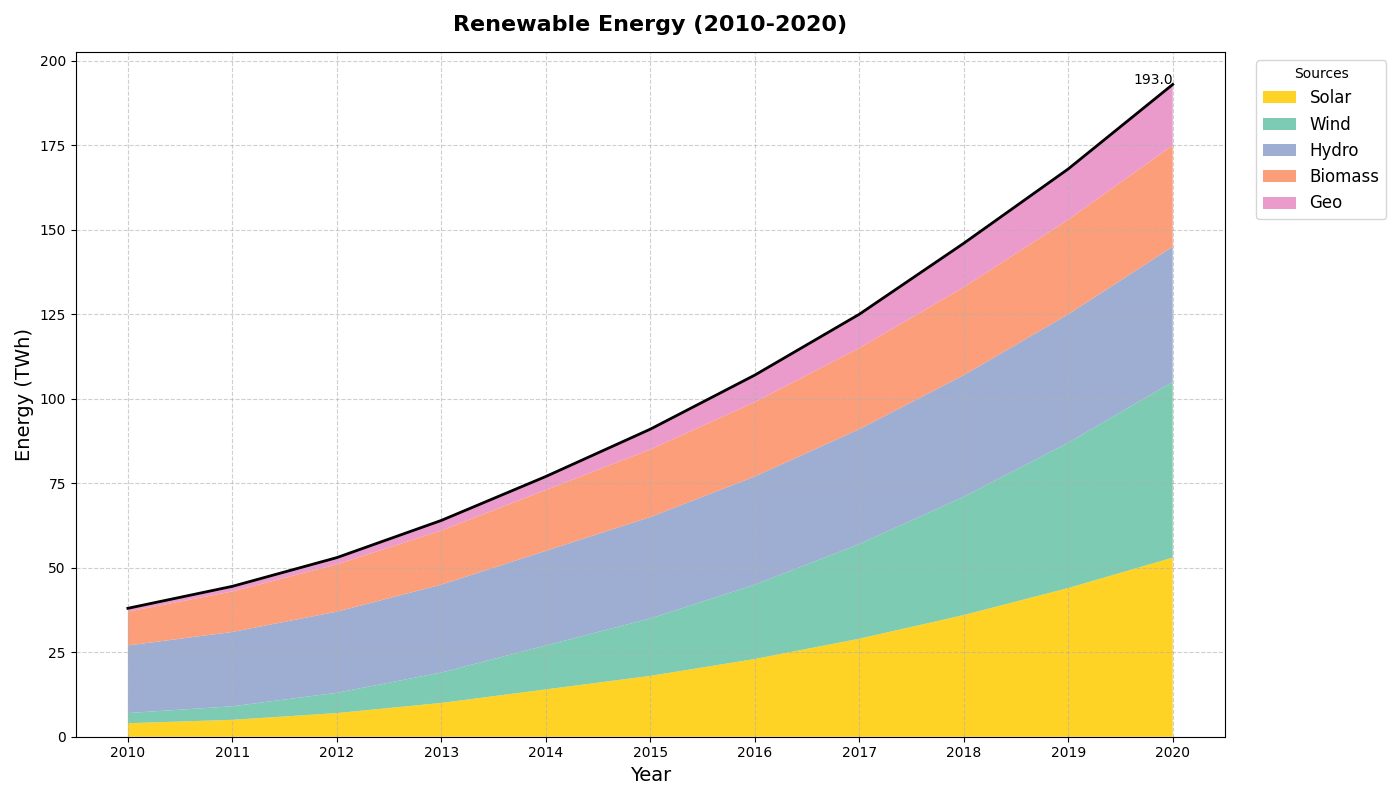

The Python source for this figure:
import matplotlib.pyplot as plt
import numpy as np

years = np.arange(2010, 2021)

solar_energy = [4, 5, 7, 10, 14, 18, 23, 29, 36, 44, 53]
wind_energy = [3, 4, 6, 9, 13, 17, 22, 28, 35, 43, 52]
hydro_energy = [20, 22, 24, 26, 28, 30, 32, 34, 36, 38, 40]
biomass_energy = [10, 12, 14, 16, 18, 20, 22, 24, 26, 28, 30]
geothermal_energy = [1, 1.5, 2, 3, 4, 6, 8, 10, 13, 15, 18]

energy_consumption = np.vstack([solar_energy, wind_energy, hydro_energy, biomass_energy, geothermal_energy])

fig, ax = plt.subplots(figsize=(14, 8))

ax.stackplot(years, energy_consumption, labels=[
    'Solar', 'Wind', 'Hydro', 'Biomass', 'Geo'
], colors=['#ffcc00', '#66c2a5', '#8da0cb', '#fc8d62', '#e78ac3'], alpha=0.85)

ax.set_title('Renewable Energy (2010-2020)', fontsize=16, fontweight='bold', pad=15)
ax.set_xlabel('Year', fontsize=14)
ax.set_ylabel('Energy (TWh)', fontsize=14)

ax.legend(loc='upper left', bbox_to_anchor=(1.02, 1), title='Sources', fontsize=12)

ax.set_xticks(np.arange(2010, 2021, 1))

total_energy_consumption = np.sum(energy_consumption, axis=0)
ax.plot(years, total_energy_consumption, color='black', linewidth=2, label='Total')
ax.text(2020, total_energy_consumption[-1], f'{total_energy_consumption[-1]:.1f}', fontsize=10, color='black', ha='right')

ax.grid(True, linestyle='--', alpha=0.6)

plt.tight_layout()

plt.show()
